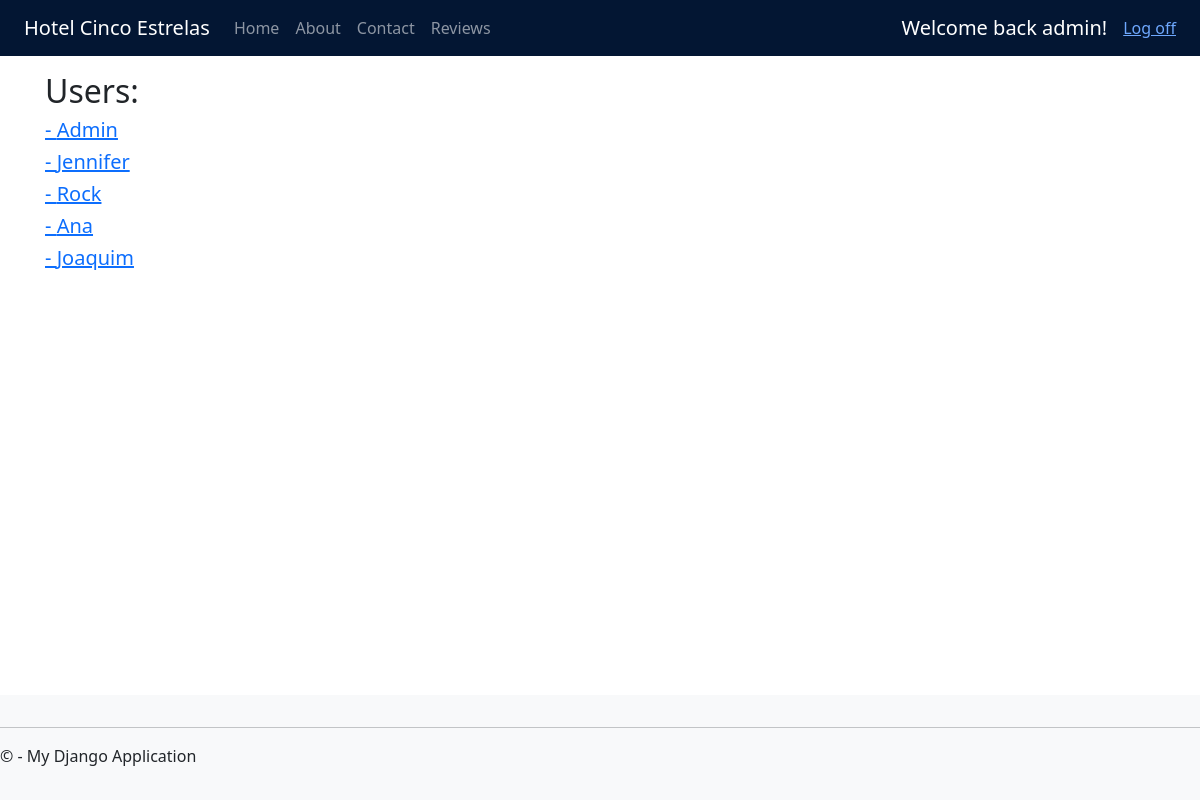
The app's page /functionalities/admin/users (signed in) with its own data.
### app/models.py (models this page shows, shortened)
class User(models.Model):
    name = models.CharField(max_length=100)
    email = models.EmailField(max_length=100, unique=True)
    password = models.CharField(max_length=20)
    phone = models.CharField(max_length=9)
    address = models.CharField(max_length=100)
    birthdate = models.DateField()
    rooms = models.ManyToManyField('Room', through='Booking')
    objects = UserManager()
    def __str__(self):
        return self.name

### app/views.py (the view)
# urls.py: path('functionalities/admin/users', views.view_users, name='view_users'),
def view_users(request):
    if not (request.user.is_authenticated and request.user.is_superuser):
        return redirect('/error_404')
    params = {
        'title': 'Users',
        'users': User.objects.all(),
    }
    return render(request, 'view_users.html', params)

### app/templates/view_users.html
{% extends "layout.html" %}
{% block content %}
<h2>{{ title }}:</h2>
{% for user in users %}
<h5><a href="users/{{user.id}}">- {{ user }}</a></h5>
{% endfor %}
{% endblock %}

### app/templates/loginpartial.html (shortened to what this page needs)
{% if user.is_authenticated %}
<form id="logoutForm" action="/accounts/logout" method="post" class="navbar-right">
    <ul class="nav navbar-nav navbar-right flex flex-row align-items-center me-4">
        <li><span class="navbar-brand">Welcome back {{ user.username }}!</span></li>
        <li><a href="javascript:document.getElementById('logoutForm').submit()">Log off</a></li>
    </ul>
</form>
{% else %}
<ul class="nav navbar-nav navbar-right me-4">
    <li style="padding-right: 5px"><a href="{% url 'login' %}">Log in</a></li>
    <li><a href="{% url 'register' %}">Register</a></li>
</ul>
{% endif %}

### records on screen
User: name "Admin"
User: name "Jennifer"
User: name "Rock"
User: name "Ana"
User: name "Joaquim"

### other values on screen
{{ user.username }} "admin"
{{ title }} "Users"
